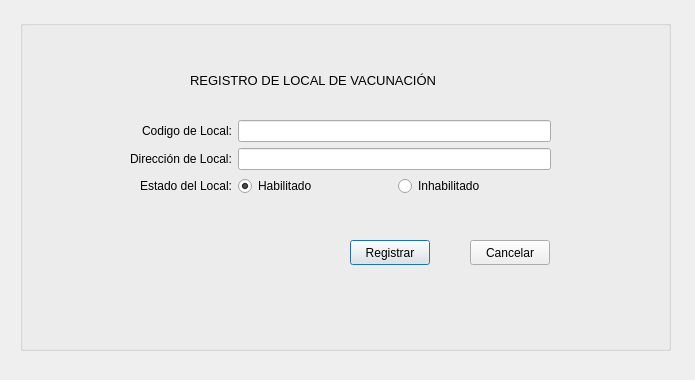
<?xml version="1.0" encoding="UTF-8"?>
<ui version="4.0">
 <class>registroLocalGUI</class>
 <widget class="QDialog" name="registroLocalGUI">
  <property name="geometry">
   <rect>
    <x>0</x>
    <y>0</y>
    <width>695</width>
    <height>380</height>
   </rect>
  </property>
  <property name="windowTitle">
   <string>Registro de Local</string>
  </property>
  <widget class="QGroupBox" name="groupBox">
   <property name="geometry">
    <rect>
     <x>20</x>
     <y>20</y>
     <width>651</width>
     <height>331</height>
    </rect>
   </property>
   <property name="title">
    <string/>
   </property>
   <widget class="QWidget" name="formLayoutWidget">
    <property name="geometry">
     <rect>
      <x>110</x>
      <y>100</y>
      <width>421</width>
      <height>101</height>
     </rect>
    </property>
    <layout class="QFormLayout" name="formLayout">
     <property name="labelAlignment">
      <set>Qt::AlignRight|Qt::AlignTrailing|Qt::AlignVCenter</set>
     </property>
     <item row="0" column="0">
      <widget class="QLabel" name="label">
       <property name="text">
        <string>Codigo de Local:</string>
       </property>
      </widget>
     </item>
     <item row="0" column="1">
      <widget class="QLineEdit" name="txtCodigoLocal"/>
     </item>
     <item row="1" column="0">
      <widget class="QLabel" name="label_3">
       <property name="text">
        <string>Dirección de Local:</string>
       </property>
      </widget>
     </item>
     <item row="1" column="1">
      <widget class="QLineEdit" name="txtDireccionLocal"/>
     </item>
     <item row="2" column="0">
      <widget class="QLabel" name="label_4">
       <property name="text">
        <string>Estado del Local:</string>
       </property>
      </widget>
     </item>
     <item row="2" column="1">
      <layout class="QHBoxLayout" name="horizontalLayout">
       <item>
        <widget class="QRadioButton" name="cmdHabilitarLocal">
         <property name="text">
          <string>Habilitado</string>
         </property>
         <property name="checked">
          <bool>true</bool>
         </property>
        </widget>
       </item>
       <item>
        <widget class="QRadioButton" name="cmdInhabilitarLocal">
         <property name="text">
          <string>Inhabilitado</string>
         </property>
        </widget>
       </item>
      </layout>
     </item>
    </layout>
   </widget>
   <widget class="QLabel" name="label_2">
    <property name="geometry">
     <rect>
      <x>170</x>
      <y>30</y>
      <width>301</width>
      <height>61</height>
     </rect>
    </property>
    <property name="font">
     <font>
      <pointsize>10</pointsize>
     </font>
    </property>
    <property name="text">
     <string>REGISTRO DE LOCAL DE VACUNACIÓN</string>
    </property>
   </widget>
   <widget class="QPushButton" name="cmdRegistrarLocal">
    <property name="geometry">
     <rect>
      <x>330</x>
      <y>220</y>
      <width>80</width>
      <height>25</height>
     </rect>
    </property>
    <property name="text">
     <string>Registrar</string>
    </property>
   </widget>
   <widget class="QPushButton" name="cmdCancelarLocal">
    <property name="geometry">
     <rect>
      <x>450</x>
      <y>220</y>
      <width>80</width>
      <height>25</height>
     </rect>
    </property>
    <property name="text">
     <string>Cancelar</string>
    </property>
   </widget>
  </widget>
 </widget>
 <tabstops>
  <tabstop>txtCodigoLocal</tabstop>
  <tabstop>txtDireccionLocal</tabstop>
  <tabstop>cmdHabilitarLocal</tabstop>
  <tabstop>cmdInhabilitarLocal</tabstop>
  <tabstop>cmdRegistrarLocal</tabstop>
  <tabstop>cmdCancelarLocal</tabstop>
 </tabstops>
 <resources/>
 <connections/>
</ui>
